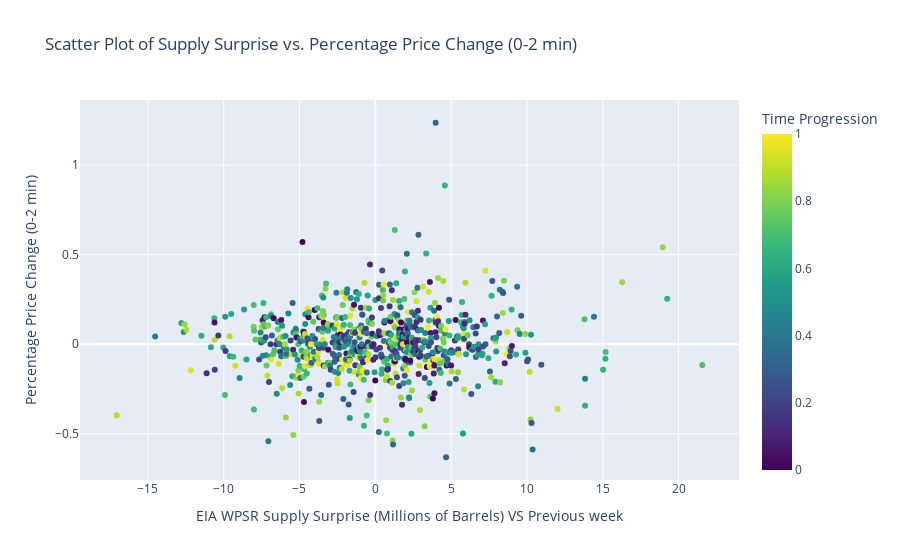

Write notebook code for a chart like this one.
### Code cell
date_percentage_change_df_sorted = date_percentage_change_df.sort_values(by='Actual')
display(date_percentage_change_df_sorted.dtypes)
# 2. Create the interactive scatter plot using Plotly Express with the SORTED DataFrame

X = date_percentage_change_df_sorted['Actual']

# Dependent variable (response): Percentage_Change_0to2min
y = date_percentage_change_df_sorted['Percentage_Change_0to2min']

# 2. Add a constant to the independent variable (for the intercept in the regression model)
X = sm.add_constant(X)  # statsmodels needs explicit constant for intercept

# If using sklearn, you don't need to add a constant manually
# For sklearn, X and y should generally be 2D arrays or DataFrames and Series respectively.

# 3. Fit the linear regression model using statsmodels (Ordinary Least Squares - OLS)
model = sm.OLS(y, X)
results = model.fit()

# Alternatively, using scikit-learn (sklearn):
# from sklearn.linear_model import LinearRegression
# model = LinearRegression()
# model.fit(X, y) # For sklearn, X should be DataFrame or 2D array, y should be Series or 1D array


# 4. Print the regression results (using statsmodels)
print(results.summary())

# If using sklearn, you would access coefficients and R-squared like this:
# if isinstance(model, LinearRegression): # Check if model is sklearn's LinearRegression for safety
#     print(f"Intercept: {model.intercept_}")
#     print(f"Coefficient for supply_surprise: {model.coef_[1]}") # [1] because coef_[0] would be for constant if constant was included in X
#     # To get R-squared with sklearn, you'd need to use sklearn.metrics.r2_score
#     from sklearn.metrics import r2_score
#     y_predicted = model.predict(X)
#     r_squared = r2_score(y, y_predicted)
#     print(f"R-squared: {r_squared}")


# Optional: Print just the coefficients and R-squared for brevity (using statsmodels results)
print("\n--- Coefficients ---")
print(results.params)
print("\n--- R-squared ---")
print(f"R-squared: {results.rsquared}")

X = date_percentage_change_df_sorted['Actual']

# Dependent variable (response): Percentage_Change_0to2min
y = date_percentage_change_df_sorted['Percentage_Change_0to2min']

# 2. Get the weights from the 'Time_Proportion' column
weights = date_percentage_change_df_sorted['Time_Proportion'] + 1

# 3. Add a constant to the independent variable (for the intercept)
X = sm.add_constant(X)

# 4. Perform Weighted Least Squares (WLS) regression using statsmodels
weighted_model = sm.WLS(y, X, weights=weights) # Use sm.WLS and pass the weights
weighted_results = weighted_model.fit()

# 5. Print the weighted regression results
print(weighted_results.summary())

# Optional: Print just coefficients and R-squared for brevity
print("\n--- Weighted Coefficients ---")
print(weighted_results.params)
print("\n--- Weighted R-squared ---")
print(f"Weighted R-squared: {weighted_results.rsquared}")
###########################################################################################################3

fig_scatter_surprise_vs_pricechange_sorted_x = px.scatter(
    date_percentage_change_df_sorted, # Use the SORTED DataFrame here
    x='Actual',
    y='Percentage_Change_0to2min',
    color='Time_Proportion',  # Keep the color hue based on Time_Proportion (or 'Start_Datetime' if you prefer)
    hover_data=['Date', 'Start_Datetime', 'End_Datetime', 'Start_Price', 'End_Price'],
    title='Scatter Plot of Supply Surprise vs. Percentage Price Change (0-2 min)', # Updated title
    labels={
        'Actual': 'EIA WPSR Supply Surprise (Millions of Barrels)',
        'Percentage_Change_0to2min': 'Percentage Price Change (0-2 min)',
        'Time_Proportion': 'Time Progression' # Or 'Start_Datetime' if you use that for color
    },
    color_continuous_scale=px.colors.sequential.Viridis # Keep your preferred colorscale
)

fig_scatter_surprise_vs_pricechange_sorted_x.update_layout(
    xaxis_title='EIA WPSR Supply Surprise (Millions of Barrels) VS Previous week',
    yaxis_title='Percentage Price Change (0-2 min)'
)

fig_scatter_surprise_vs_pricechange_sorted_x.show()
display(date_percentage_change_df_sorted)

### Figure 1 — Plotly figure (JSON) as saved in the notebook; plotly's stock layout.template omitted (floating-point values rounded to 4 significant figures; data arrays with more than 128 entries replaced by an {"elided": "..."} marker saying what was removed)
{"data": [{"customdata": {"elided": "727x5 mixed values"}, "hovertemplate": "EIA WPSR Supply Surprise (Millions of Barrels)=%{x}<br>Percentage Price Change (0-2 min)=%{y}<br>Date=%{customdata[0]}<br>Start_Datetime=%{customdata[1]}<br>End_Datetime=%{customdata[2]}<br>Start_Price=%{customdata[3]}<br>End_Price=%{customdata[4]}<br>Time Progression=%{marker.color}<extra></extra>", "legendgroup": "", "marker": {"color": {"elided": "727 float values"}, "coloraxis": "coloraxis", "symbol": "circle"}, "mode": "markers", "name": "", "orientation": "v", "showlegend": false, "type": "scatter", "x": {"elided": "727 float values"}, "xaxis": "x", "y": {"elided": "727 float values"}, "yaxis": "y"}], "layout": {"coloraxis": {"colorbar": {"title": {"text": "Time Progression"}}, "colorscale": [[0, "#440154"], [0.1111, "#482878"], [0.2222, "#3e4989"], [0.3333, "#31688e"], [0.4444, "#26828e"], [0.5556, "#1f9e89"], [0.6667, "#35b779"], [0.7778, "#6ece58"], [0.8889, "#b5de2b"], [1, "#fde725"]]}, "legend": {"tracegroupgap": 0}, "title": {"text": "Scatter Plot of Supply Surprise vs. Percentage Price Change (0-2 min)"}, "xaxis": {"anchor": "y", "domain": [0, 1], "title": {"text": "EIA WPSR Supply Surprise (Millions of Barrels) VS Previous week"}}, "yaxis": {"anchor": "x", "domain": [0, 1], "title": {"text": "Percentage Price Change (0-2 min)"}}}}
